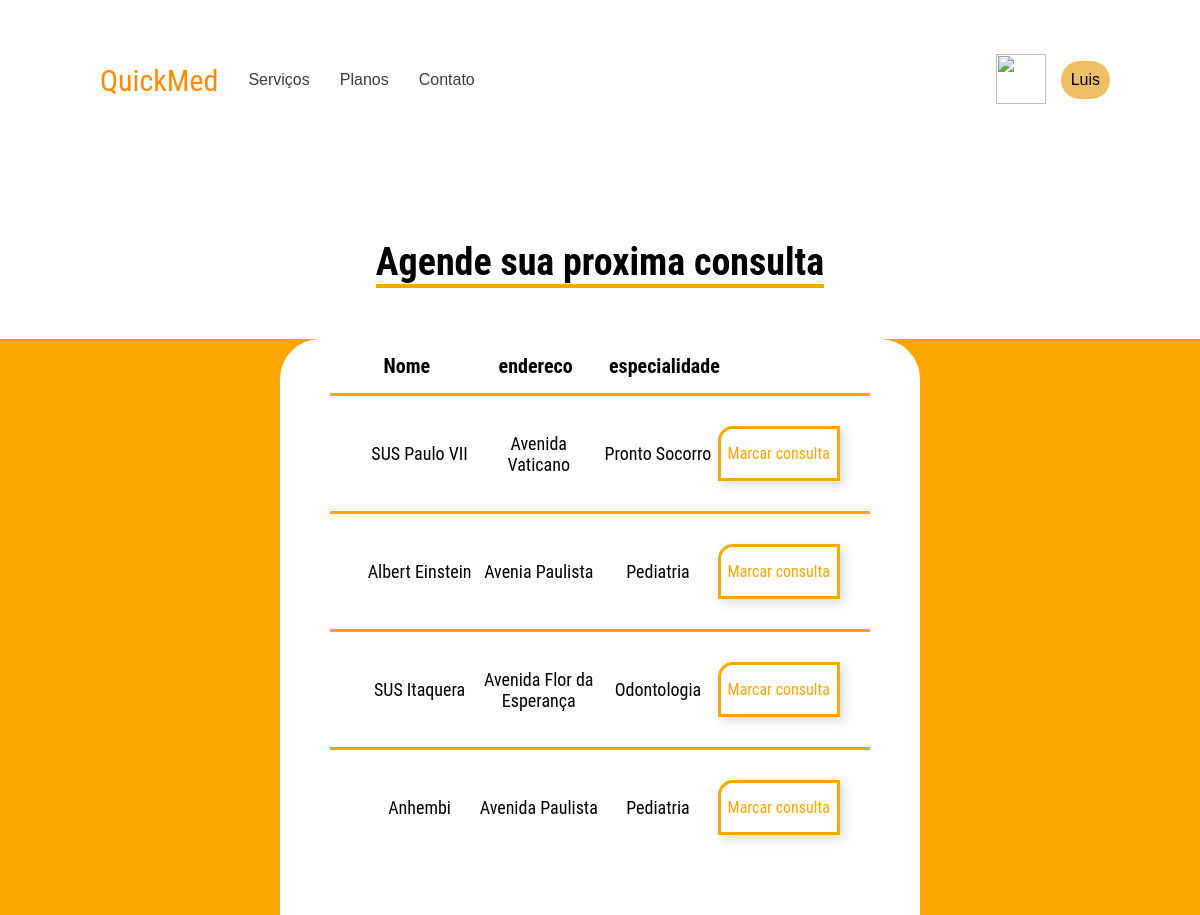
Page /marcarconsulta/4 on the committed database.
### models/banco.py (models this page shows, shortened)
class Usuario(db.Model):
    __tablename__ = 'usuarios'
    id = db.Column(db.Integer, primary_key=True, autoincrement=True)
    nome = db.Column(db.String(150))
    email = db.Column(db.String(50))
    senha = db.Column(db.String(40))
    consultas = db.relationship('Consulta', backref='usuario')

class Hospital(db.Model):
    __tablename__ = "hospitais"
    id = db.Column(db.Integer, primary_key=True, autoincrement=True)
    nome = db.Column(db.String(150))
    email = db.Column(db.String(50))
    endereco = db.Column(db.String(50))
    especialidade = db.Column(db.String(50))
    senha = db.Column(db.String(40))
    consutas = db.relationship('Consulta', backref='hospital')

### routes/bP.py (the view)
@bP.route('/marcarconsulta/<user_id>')
def appointment(user_id=0):
    user_query = Usuario.query.filter_by(id = user_id).first()
    hosp_query = Hospital.query.all()
    return render_template('appointment_page.html', user = user_query, hosps = hosp_query, ent=user_query)

### templates/appointment_page.html (shortened to what this page needs)
<!DOCTYPE html>
<html lang="pt-br">
<head>
    <link rel="stylesheet" href="{{ url_for('static',    filename='css/appointment_style.css') }}">
</head>
<body>
    {% extends 'base_logged.html' %}
    {% block content %}
        {% block nome %} {{user.nome}} {% endblock %}
    {% set messages = get_flashed_messages() %}
    <h1 id="titulo-principal"><span>Agende sua proxima consulta</span></h1>
    <section class="conteudo-principal">
        <section class="lista-hospital">
            <div class="titulos">
                <p class="item">Nome</p>
                <p class="item">endereco</p>
                <p class="item">especialidade</p>
                <p class="item"></p>
            </div>
            {% for hosp in hosps %}
            <div class="hospital">
                <p class="item carac-hospital"> {{ hosp.nome }} </p>
                <p class="item carac-hospital"> {{ hosp.endereco }} </p>
                <p class="item carac-hospital"> {{ hosp.especialidade }}</p>
                <a class="item botao-consulta" href="{{ url_for('bP.cria_consulta', hosp_id = hosp.id, user_id = user.id ) }}">Marcar consulta</a>
            </div>
            {% endfor %}
        </section>
    </section>
    {% endblock %}

### static/css/appointment_style.css (style rules this page uses)
body { font-family: 'Roboto Condensed', sans-serif; }
#titulo-principal { margin: 130px 0px 25px 0px; text-align: center; font-size: 38px; }
#titulo-principal > span { border-bottom: 4px solid orange; }
.conteudo-principal { margin-top: 55px; background-color: orange }
.lista-hospital { display: flex; flex-direction: column; align-items: center; margin: 0 280px; background-color: white; padding: 0px 50px 50px 50px; border-top-left-radius: 40px; border-top-right-radius: 40px; }
.item { width: 150px; text-align: center; }
.titulos { width: 100%; display: flex; flex-direction: row; padding: 15px 20px 0px 20px; justify-content: space-between; gap: 15px; margin-bottom: 15px; font-weight: bold; font-size: 20px; }
.hospital { width: 100%; display: flex; flex-direction: row; justify-content: space-between; align-items: center; border-top: 3px solid orange; padding: 30px; }
.carac-hospital { font-size: 18px; }
.botao-consulta { border: 3px solid rgb(255, 166, 0); box-shadow: 4px 4px 12px rgba(50, 0, 0, 0.15); border-top-left-radius: 15px; background-color: white; color: orange; padding: 15px 5px 15px 5px; }

### static/css/base_style.css (style rules this page uses)
* { margin: 0; padding: 0; box-sizing: border-box; text-decoration: none; }
body { font-size: 100%; }

### rows in the picture
Usuario: nome "Luis"
Hospital: nome "SUS Paulo VII", endereco "Avenida Vaticano", especialidade "Pronto Socorro"
Hospital: nome "Albert Einstein", endereco "Avenia Paulista", especialidade "Pediatria"
Hospital: nome "SUS Itaquera", endereco "Avenida Flor da Esperança", especialidade "Odontologia"
Hospital: nome "Anhembi", endereco "Avenida Paulista", especialidade "Pediatria"
